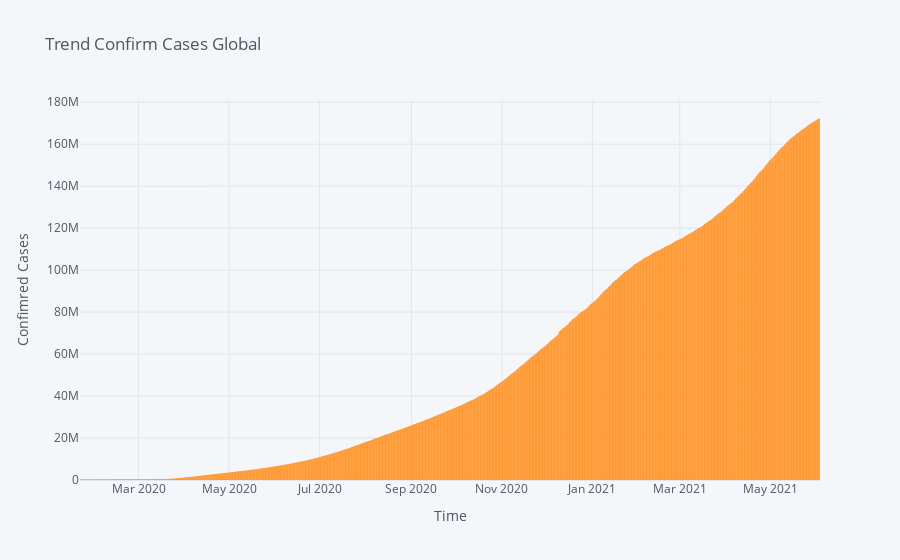

Notebook code for this chart:
### Markdown cell above
### **Trend Confirmed Case**

### Code cell
dataGroup.iplot(kind = "bar", y = "Confirmed", title = "Trend Confirm Cases Global",xTitle = "Time", yTitle = 'Confimred Cases')

### Figure 1 — Plotly figure (JSON) as saved in the notebook; plotly's stock layout.template omitted (floating-point values rounded to 4 significant figures; data arrays with more than 128 entries replaced by an {"elided": "..."} marker saying what was removed)
{"data": [{"marker": {"color": "rgba(255, 153, 51, 0.6)", "line": {"color": "rgba(255, 153, 51, 1.0)", "width": 1}}, "name": "Confirmed", "orientation": "v", "text": "", "type": "bar", "x": {"elided": "499 str values"}, "y": {"elided": "499 int values"}}], "layout": {"legend": {"bgcolor": "#F5F6F9", "font": {"color": "#4D5663"}}, "paper_bgcolor": "#F5F6F9", "plot_bgcolor": "#F5F6F9", "title": {"font": {"color": "#4D5663"}, "text": "Trend Confirm Cases Global"}, "xaxis": {"gridcolor": "#E1E5ED", "showgrid": true, "tickfont": {"color": "#4D5663"}, "title": {"font": {"color": "#4D5663"}, "text": "Time"}, "zerolinecolor": "#E1E5ED"}, "yaxis": {"gridcolor": "#E1E5ED", "showgrid": true, "tickfont": {"color": "#4D5663"}, "title": {"font": {"color": "#4D5663"}, "text": "Confimred Cases"}, "zerolinecolor": "#E1E5ED"}}}
